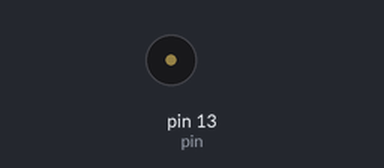
This sketch was run on a simulated Arduino Uno, built with avr-gcc and run on an emulated ATmega328P. Parts: buzzer (waves = sounding).

Above: at 2.5 s.
At 6.62 s:
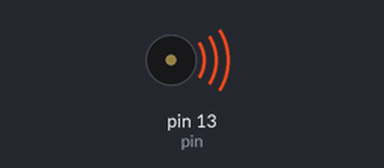
Timing chart, 0 to 6.9 s (numbered marks = the images above):
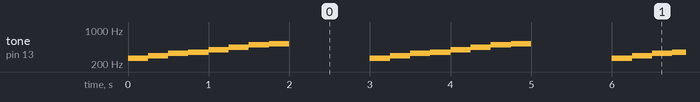

Measured:
- by itself, tone on pin 13 (pin): repeats every 3.0 s: 294 Hz 0.25 s, 330 Hz 0.25 s, 349 Hz 0.25 s, 392 Hz 0.25 s, 440 Hz 0.25 s, 494 Hz 0.25 s, 523 Hz 0.25 s, silent 1.0 s, 262 Hz 0.25 s

The sketch:

Piezoelectric_buzzer.ino
```cpp
int melody = 250;
int pin = 13;

void setup()
{

}
void loop()
{
    tone(pin,262,melody);  // ド
    delay(melody);         // 音がなっている間待機
    tone(pin,294,melody);  // レ
    delay(melody);
    tone(pin,330,melody);  // ミ
    delay(melody);
    tone(pin,349,melody);  // ﾌｧ
    delay(melody);
    tone(pin,392,melody);  // ソ
    delay(melody);
    tone(pin,440,melody);  // ラ
    delay(melody);
    tone(pin,494,melody);  // シ
    delay(melody);
    tone(pin,523,melody);  // ド
    delay(melody);
    delay(1000);         // 1秒待機
}
```
